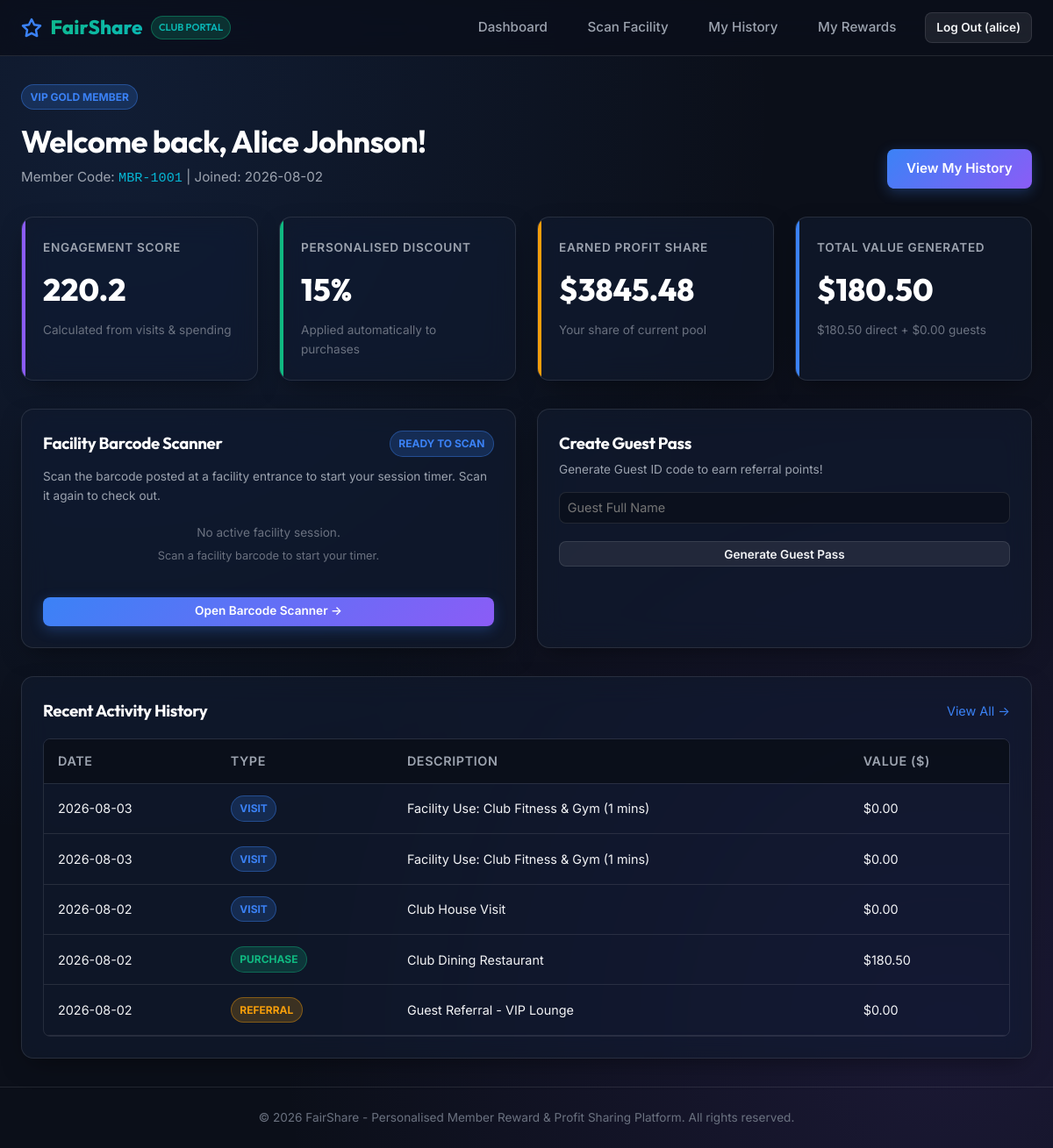
Before: /member/dashboard (signed in) with the older database file.
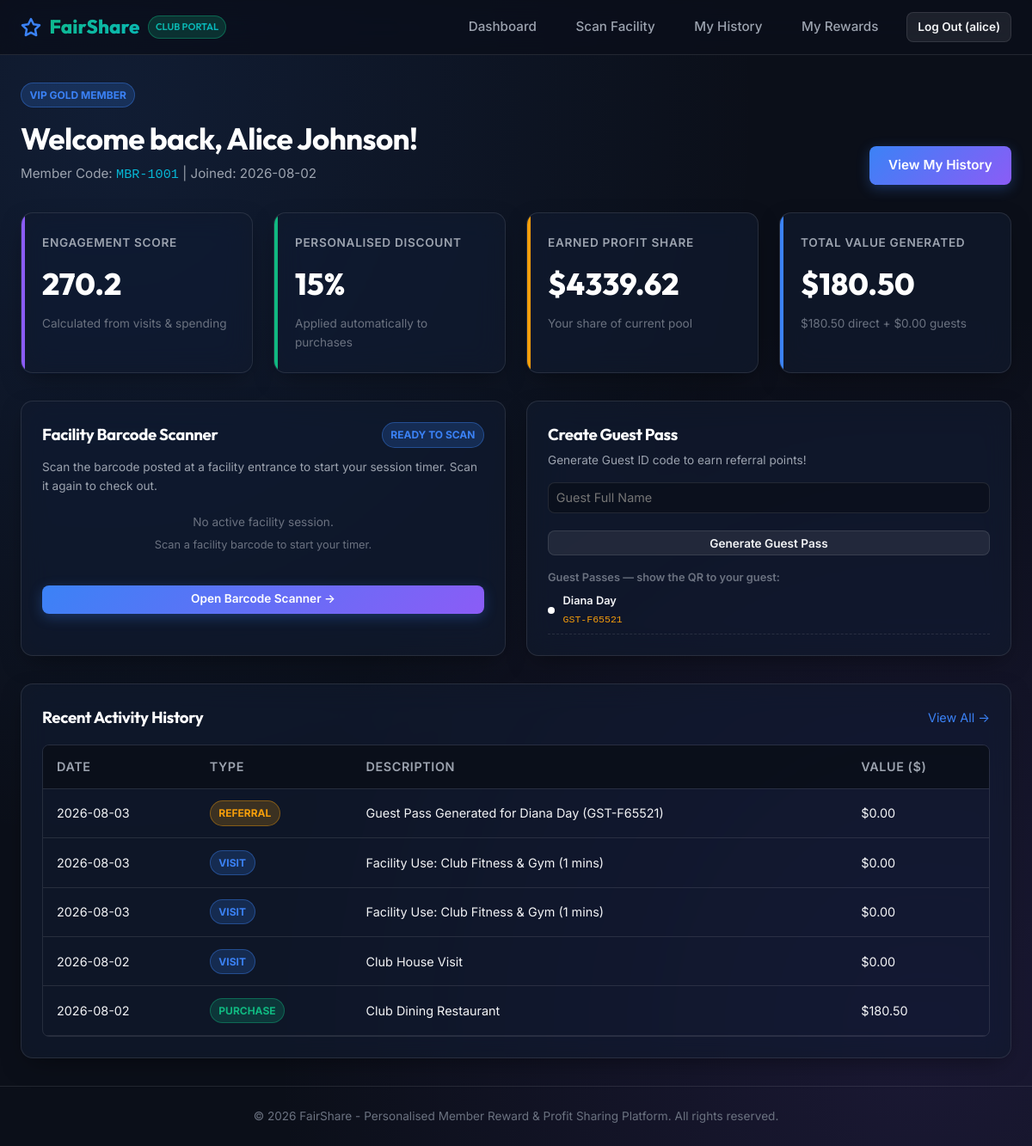
After: the same page with the newer database file.
### tables this page shows
CREATE TABLE rewards (
            id INTEGER PRIMARY KEY AUTOINCREMENT,
            member_id INTEGER NOT NULL,
            engagement_score REAL DEFAULT 0.0,
            discount_percentage REAL DEFAULT 0.0,
            earned_profit_share REAL DEFAULT 0.0,
            redemption_code TEXT UNIQUE NOT NULL,
            status TEXT DEFAULT 'active' CHECK(status IN ('active', 'redeemed')),
            created_at TIMESTAMP DEFAULT CURRENT_TIMESTAMP,
            FOREIGN KEY (member_id) REFERENCES members (id) ON DELETE CASCADE
        );

CREATE TABLE activities (
            id INTEGER PRIMARY KEY AUTOINCREMENT,
            member_id INTEGER NOT NULL,
            activity_type TEXT NOT NULL CHECK(activity_type IN ('visit', 'purchase', 'referral', 'facility')),
            service_name TEXT NOT NULL,
            transaction_value REAL DEFAULT 0.0,
            guest_count INTEGER DEFAULT 0,
            created_at TIMESTAMP DEFAULT CURRENT_TIMESTAMP,
            FOREIGN KEY (member_id) REFERENCES members (id) ON DELETE CASCADE
        );

CREATE TABLE guest_ids (
            id INTEGER PRIMARY KEY AUTOINCREMENT,
            guest_code TEXT UNIQUE NOT NULL,
            guest_name TEXT NOT NULL,
            host_member_id INTEGER NOT NULL,
            created_at TIMESTAMP DEFAULT CURRENT_TIMESTAMP,
            FOREIGN KEY (host_member_id) REFERENCES members (id) ON DELETE CASCADE
        );

### main.py (the view)
@app.route('/member/dashboard')
@login_required
def member_dashboard():
    conn = get_db()
    cursor = conn.cursor()
    cursor.execute("SELECT * FROM members WHERE user_id = ?", (session['user_id'],))
    member = cursor.fetchone()
    if not member:
        conn.close()
        flash('Member profile not found.', 'danger')
        return redirect(url_for('index'))
    rewards = EngagementEngine.update_member_rewards(member['id'])
    cursor.execute('''
        SELECT activity_type, service_name, transaction_value, guest_count, created_at
        FROM activities WHERE member_id = ? ORDER BY created_at DESC LIMIT 5
    ''', (member['id'],))
    recent_activities = cursor.fetchall()
    cursor.execute('''
        SELECT * FROM facility_checkins WHERE member_id = ? AND guest_id IS NULL AND status = 'active'
    ''', (member['id'],))
    active_checkin = cursor.fetchone()
    cursor.execute("SELECT * FROM guest_ids WHERE host_member_id = ? ORDER BY created_at DESC", (member['id'],))
    guests = cursor.fetchall()
    conn.close()
    return render_template('member/dashboard.html', member=member, rewards=rewards,
                           recent_activities=recent_activities, active_checkin=active_checkin, guests=guests)

### database.py (called while the page is built)
def get_db():
    db_path = Config.DATABASE
    os.makedirs(os.path.dirname(db_path), exist_ok=True)
    conn = sqlite3.connect(db_path)
    conn.row_factory = sqlite3.Row
    conn.execute("PRAGMA foreign_keys = ON;")
    return conn

### main.py (called while the page is built)
@app.after_request
def add_header(response):
    if app.debug:
        response.headers['Cache-Control'] = 'no-cache, no-store, must-revalidate'
    else:
        response.headers['Cache-Control'] = 'public, max-age=3600'
    return response

def login_required(f):
    @functools.wraps(f)
    def decorated_function(*args, **kwargs):
        if 'user_id' not in session:
            flash('Please log in to access this page.', 'warning')
            return redirect(url_for('login'))
        return f(*args, **kwargs)
    return decorated_function

### models.py (called while the page is built)
    @staticmethod
    def get_settings():
        conn = get_db()
        cursor = conn.cursor()
        cursor.execute("SELECT * FROM reward_settings ORDER BY id DESC LIMIT 1")
        settings = cursor.fetchone()
        conn.close()
        return settings

### templates/member/dashboard.html (shortened to what the changed rows need)
{% extends "base.html" %}
{% block content %}
<div style="display: flex; justify-content: space-between; align-items: flex-end; margin-bottom: 2rem;">
  <div>
    <h1 style="font-size: 2.2rem;">Welcome back, {{ member.full_name }}!</h1>
  </div>
</div>
<div class="grid grid-cols-4" style="margin-bottom: 2rem;">
  <div class="card stat-card purple">
    <span class="stat-label">Engagement Score</span>
    <span class="stat-value">{{ "%.1f"|format(rewards.engagement_score) }}</span>
    <span class="stat-desc">Calculated from visits & spending</span>
  </div>
  <div class="card stat-card emerald">
    <span class="stat-label">Personalised Discount</span>
    <span class="stat-value">{{ "%.0f"|format(rewards.discount_percentage) }}%</span>
    <span class="stat-desc">Applied automatically to purchases</span>
  </div>
  <div class="card stat-card amber">
    <span class="stat-label">Earned Profit Share</span>
    <span class="stat-value">${{ "%.2f"|format(rewards.earned_profit_share) }}</span>
    <span class="stat-desc">Your share of current pool</span>
  </div>
</div>
<div class="grid grid-cols-2" style="gap: 1.5rem; margin-bottom: 2rem;">
  <div class="card">
    {% if guests %}
      <div style="margin-top: 1rem; max-height: 170px; overflow-y: auto; font-size: 0.8rem;">
        <span style="color: var(--text-dim); font-weight: 600;">Guest Passes — show the QR to your guest:</span>
        {% for g in guests[:3] %}
          <div style="display: flex; align-items: center; gap: 0.6rem; border-bottom: 1px dashed var(--border-glass); padding: 0.4rem 0;">
            <div class="guest-pass-qr"><div data-qr="{{ g.guest_code }}" data-qr-width="52"></div></div>
            <div style="flex: 1;">
              <p style="font-weight: 600;">{{ g.guest_name }}</p>
              <code style="color: var(--accent-amber); font-size: 0.72rem;">{{ g.guest_code }}</code>
            </div>
          </div>
        {% endfor %}
      </div>
    {% endif %}
  </div>
</div>
<div class="card">
  <div class="table-container">
    <table class="table">
      <thead>
        <tr>
          <th>Date</th>
          <th>Type</th>
          <th>Description</th>
          <th>Value ($)</th>
        </tr>
      </thead>
      <tbody>
        {% for act in recent_activities %}
          <tr>
            <td>{{ act.created_at[:10] }}</td>
            <td>
              {% if act.activity_type == 'visit' %}
                <span class="badge badge-blue">Visit</span>
              {% elif act.activity_type == 'purchase' %}
                <span class="badge badge-emerald">Purchase</span>
              {% elif act.activity_type == 'referral' %}
                <span class="badge badge-amber">Referral</span>
              {% else %}
                <span class="badge badge-purple">Facility</span>
              {% endif %}
            </td>
            <td>{{ act.service_name }}</td>
            <td>${{ "%.2f"|format(act.transaction_value) }}</td>
          </tr>
        {% else %}
          <tr>
            <td colspan="4" style="text-align: center; color: var(--text-muted);">No activity logged yet.</td>
          </tr>
        {% endfor %}
      </tbody>
    </table>
  </div>
</div>
{% endblock %}

Changed rows visible on the page:
no longer on this page (row unchanged): activities: created_at "2026-08-02", activity_type "REFERRAL", service_name "Guest Referral - VIP Lounge", transaction_value "0.00"
changed rewards: engagement_score "220.2" → "270.2"; earned_profit_share "3845.48" → "4339.62"
added guest_ids: guest_name "Diana Day", guest_code "GST-F65521"
added activities: created_at "2026-08-03", activity_type "REFERRAL", service_name "Guest Pass Generated for Diana Day (GST-F65521)", transaction_value "0.00"
Other visible differences:
text now shown: "Guest Passes — show the QR to your guest:"
